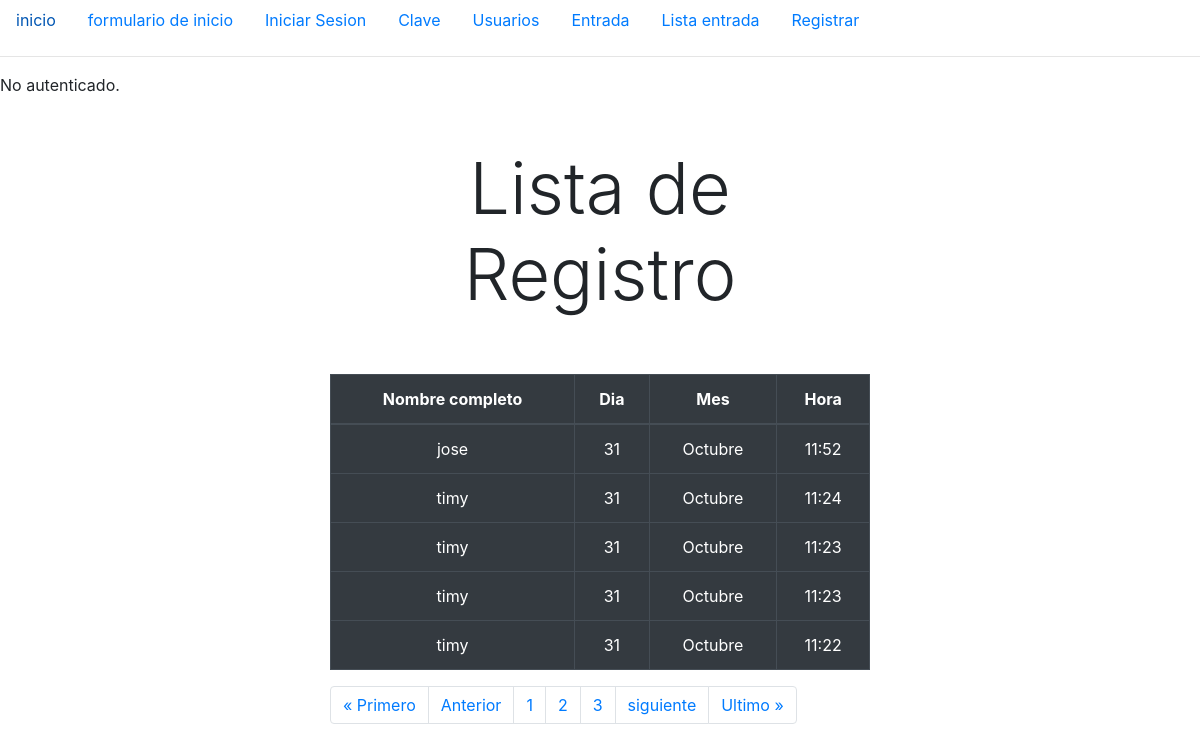
/verificacion?page=2, run on the app's committed database.
### login/models.py (models this page shows, shortened)
class RegistroAcceso(models.Model):
    verificacion = models.ForeignKey(Verificacion, on_delete=models.SET_NULL, null=True)
    fecha_hora = models.DateTimeField(auto_now_add=True)

class Verificacion(models.Model):
    usuario = models.ForeignKey(User, on_delete=models.CASCADE)
    nombre_completo = models.CharField(max_length=100)
    email = models.EmailField(max_length=100)
    telefono = models.CharField(max_length=10) # por que un numero tiene solo 10 digitos
    programa_academico = models.CharField(max_length=255)
    contrasena = models.CharField(max_length=10, unique=True)
    rfid = models.CharField(max_length=50, null=True, blank=True)
    lab_vision = models.BooleanField(default=False)
    lab_robotica = models.BooleanField(default=False)

### login/views.py (the view)
# urls.py: path('verificacion', views.lista_registro, name='verificacion'),
def lista_registro(request):
    registros = RegistroAcceso.objects.all()
    paginacion = Paginator(RegistroAcceso.objects.all().order_by('-id'), 5)
    page = request.GET.get('page')
    registro_acceso = paginacion.get_page(page)
    num_paginas = registro_acceso.paginator.page_range
    parametros = {'registros':registros,
                    'paginacion':registro_acceso,
                    'num_paginas':num_paginas}
    return render(request, 'pagina/verificacion.html', parametros)

### login/templates/pagina/verificacion.html (shortened to what this page needs)
{% extends 'main/prueba.html' %}
{% block content %}
    <main class='container'>
        <div class='row'>
            <div class='col-md-6 offset-md-3'>
                <h1 class='text-center display-3 py-5'>Lista de Registro</h1>
                <div>
                    <table class="table table-hover table-dark table-bordered border-light">
                        <thead>
                            <tr>
                                <th scope="col" class="text-center">Nombre completo</th>
                                <th scope="col" class="text-center">Dia</th>
                                <th scope="col" class="text-center">Mes</th>
                                <th scope="col" class="text-center">Hora</th>
                                </div>
                        <tbody>
                            {% for registro in paginacion %}
                            <tr>
                                <td scope="col" class="text-center">{{registro.verificacion.nombre_completo}}</td>
                                <td scope="col" class="text-center">{{registro.fecha_hora|date:"d" }}</td>
                                <td scope="col" class="text-center">{{registro.fecha_hora|date:"F" }}</td>
                                <td scope="col" class="text-center">{{registro.fecha_hora|date:"H:i" }}</td>
                            </tr>
                            {% endfor %}
                        </tbody>
                </div>
                <nav aria-label="Page navigation example">
                        <ul class="pagination">
                        {% if paginacion.has_previous %}
                            <li class="page-item"><a class="page-link" href="?page=1">&laquo Primero</a></li>
                            <li class="page-item"><a class="page-link" href="?page={{ paginacion.previous_page_number }}">Anterior</a></li>
                            {% else %}
                            <li class="page-item disabled"><a class="page-link" href="#">&laquo Primero</a></li>
                            <li class="page-item disabled"><a class="page-link" href="#">Anterior</a></li>
                        {% endif %}
                        {% for numero in num_paginas %}
                        <li class="page-item"><a class="page-link" href='?page={{numero}}'>{{numero}}</a></li>
                        {% endfor %}
                        {% if paginacion.has_next %}
                            <li class="page-item"><a class="page-link" href="?page={{paginacion.next_page_number}}">siguiente</a></li>
                            <li class="page-item"><a class="page-link" href="?page={{ paginacion.paginator.num_pages }}">Ultimo &raquo</a></li>
                            {% else %}
                            <li class="page-item disabled"><a class="page-link" href="#">siguiente</a></li>
                            <li class="page-item disabled"><a class="page-link" href="#">Ultimo &raquo</a></li>
                        {% endif %}
                    </ul>
                </nav>
            </div>
    </main>
{% endblock  %}

### data on the page
RegistroAcceso: verificacion.nombre_completo "jose", fecha_hora "31", fecha_hora "Octubre", fecha_hora "11:52"
RegistroAcceso: verificacion.nombre_completo "timy", fecha_hora "31", fecha_hora "Octubre", fecha_hora "11:24"
RegistroAcceso: verificacion.nombre_completo "timy", fecha_hora "31", fecha_hora "Octubre", fecha_hora "11:23"
RegistroAcceso: verificacion.nombre_completo "timy", fecha_hora "31", fecha_hora "Octubre", fecha_hora "11:23"
RegistroAcceso: verificacion.nombre_completo "timy", fecha_hora "31", fecha_hora "Octubre", fecha_hora "11:22"

### other printed values
{{ numero }} "1" "2" "3"
